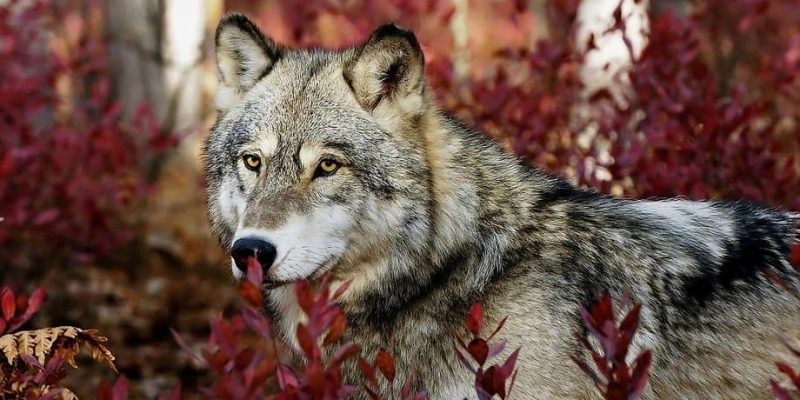
#> input picture TPs/Totalmente resueltos/Obligatorios Modulo 4/images/lobito2.jpg, 800 x 400 px
$ python funciones_procesamiento.py
#> lines starting #> are read from the running program, lines starting #| are printed output that depends on the picture
### TPs/Totalmente resueltos/Obligatorios Modulo 4/image.py
import matplotlib.pyplot as plt
import cv2
import numpy as np

class Imagenes():
    """Crea instancias en las cuales almacena una imgen (array) y cuenta con métodos para interactuar con esta"""

    def __init__(self, image = None, filename:str = ""):
        """Almacena un array 2D o 3D o lo crea a partir de su directorio y nombre"""

        try:
            self.image = np.clip(image,0,255).astype('int16')
            self.fil = self.size()[0] #número de filas
            self.col = self.size()[1] #número de columnas

        except:
            self.image = np.clip(self.loadImage(filename),0,255).astype('int16')
            self.fil = self.size()[0] #número de filas
            self.col = self.size()[1] #número de columnas

        else:
            print("Se creó la imagen sin problemas")

    def loadImage(self, filename:str):
        '''
        Retorna un array correspondiente a una imagen.

        Argumentos:
            -filename (str): dirección correspondiente a una imagen en el almacenamiento
        '''
        im_cv = cv2.imread(filename)
        im_rgb = cv2.cvtColor(im_cv, cv2.COLOR_BGR2RGB)

        return im_rgb

    def showImage(self):
        '''
        Muestra la imagen almacenada en la instancia de clase Imagenes.
        '''
        dpi = 80

        height, width  = self.image.shape[:2]

        figsize = width / float(dpi), height / float(dpi)

        fig = plt.figure(figsize=figsize)
        ax = fig.add_axes([0, 0, 1, 1])

        ax.axis('off')

        ax.imshow(self.image)

        plt.show()

    def size(self):
        '''
        Retorna una tupla correspondiente a las dimensiones de la imagen de la forma (filas, columnas, capas)
        '''
        return self.image.shape

    # [8 lines left out: function saveImage, not called in this run]

def main():
    nueva_imagen = Imagenes(filename = 'images/brainvessels2.jpg')
    nueva_imagen.showImage()
    #print(nueva_imagen.image)

#main()

### TPs/Totalmente resueltos/Obligatorios Modulo 4/funciones_procesamiento.py
from image import Imagenes
import numpy as np
#import seaborn.histplot as plot_histograma
import matplotlib.pyplot as plt
from numpy import log

# [27 lines left out: function ajustarBrillo, not called in this run]

def getHistograma(imagen:'Imagenes'):
    '''
    Retorna una matriz correspondiente al histograma de los canales RGB (repeticiones, canal).

    Argumentos:
        -imagen (Imagenes): instancia de la clase Imagenes a la que se desea obtener sus histogramas, debe ser RGB
    '''

    matriz = imagen.image
    filas = imagen.fil
    columnas = imagen.col
    histograma = np.zeros((256, 3))

    for canal in range(3):
        for fila in range(filas):
            for columna in range(columnas):
                histograma[matriz[fila][columna][canal]][canal] += 1

    return histograma

def plot_histograma(imagen:'Imagenes', rango:int = 256):
    '''
    Grafica el histograma correspondiente a un canal de la instancia Imagenes actual

    Argumentos:
        -imagen (Imagenes): instancia de la clase Imagenes a la que se desea graficar su histograma, debe ser RGB
        -rango (int): cantidad de valores diferentes de píxeles en la matriz de imagen. Valor pre establecido 256.
    '''

    histogram = getHistograma(imagen)

    fig, axs = plt.subplots(nrows=3, ncols=1, figsize = (10, 7), sharex = True)
    fig.tight_layout()

    for plot, canal, numero in zip(axs, ['red', 'green', 'blue'], [0,1,2]):
        plot.bar(x = list(range(rango)), height = histogram[:,numero], color = canal)
        plot.set_title(f'Histograma del canal {canal}')
        plot.set_xlabel('Píxel')
        plot.set_ylabel('Cantidad')

    plt.show()

# [169 lines left out: functions getChannels, contraste, ajustarContraste, logaritmo, aplicarLog, ajustarGamma and 2 more, not called in this run]

def main():
    nueva_imagen = Imagenes(filename = 'images/lobito2.jpg')
#> in loadImage, im_cv is the input picture: shape (400, 800, 3); mean B, G, R 71.1, 80.9, 107.3
    nueva_imagen.showImage()

    #PROBAR IMPLEMENTACIONES UNA A UNA, COMENTAR LAS OTRAS

    # imagen_brillo = ajustarBrillo(nueva_imagen)
    # imagen_brillo.showImage()

    # hist = getHistograma(nueva_imagen)

    plot_histograma(nueva_imagen, 256)
#> in plot_histograma, `plt.show()`:
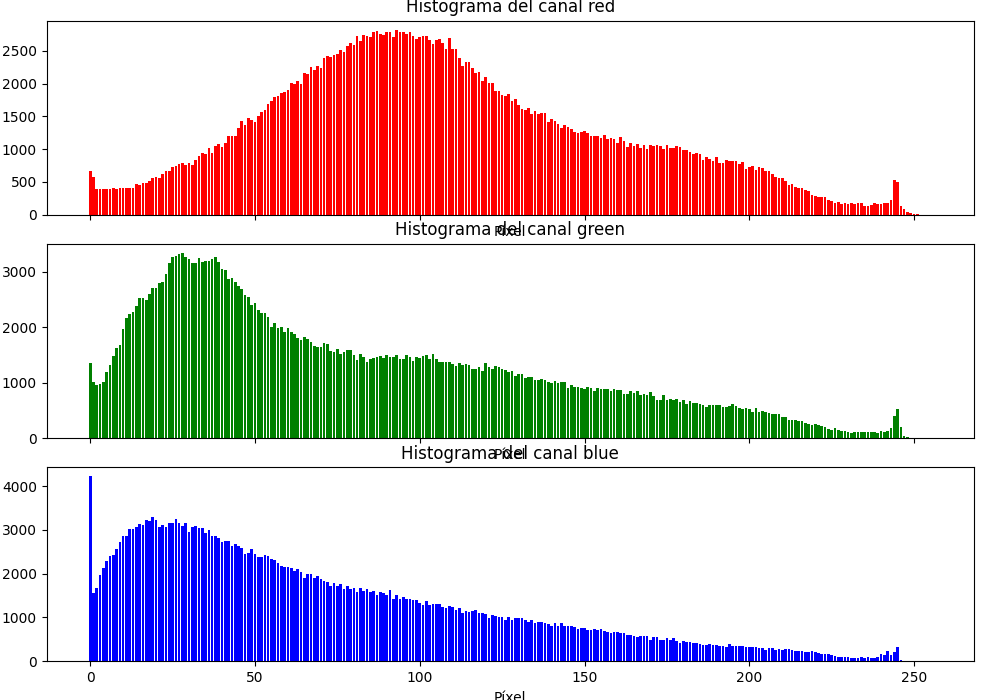
#> figure drawn by matplotlib, 3 panels; panel 3: tallest bar 4224 high, from x = -0.4 to 0.4

    # [23 lines of commented-out code are left out]

main()

$ run again, with TPs/Totalmente resueltos/Obligatorios Modulo 4/images/bote.jpg copied over TPs/Totalmente resueltos/Obligatorios Modulo 4/images/lobito2.jpg
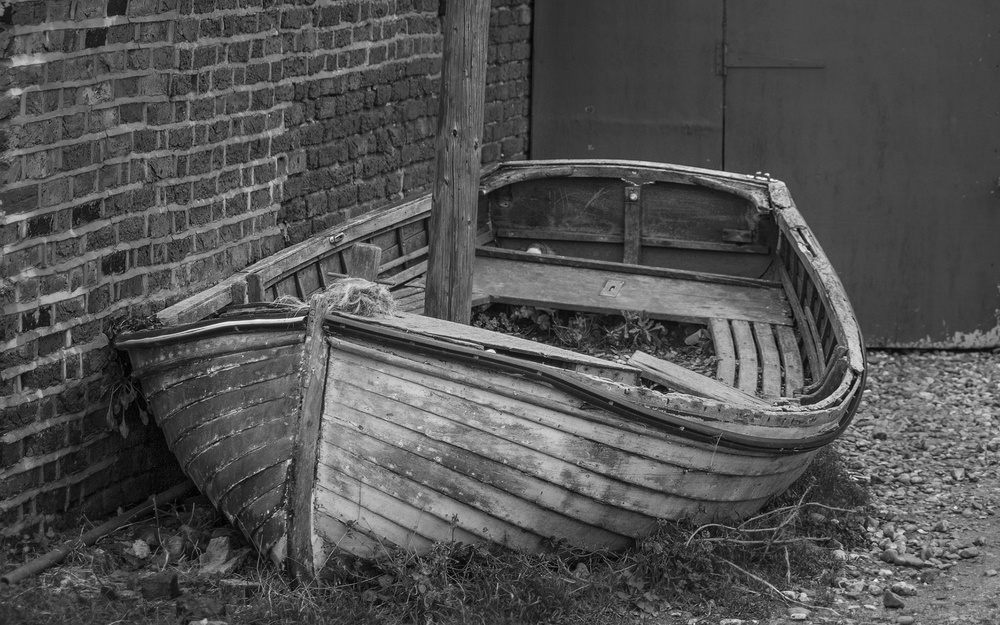
#> input picture TPs/Totalmente resueltos/Obligatorios Modulo 4/images/bote.jpg, 1000 x 625 px, shrunk from 1920 x 1200 before the run
#> in loadImage, im_cv is the input picture: shape (625, 1000, 3); min 0, max 255, mean 82.5
#> in plot_histograma, `plt.show()`:
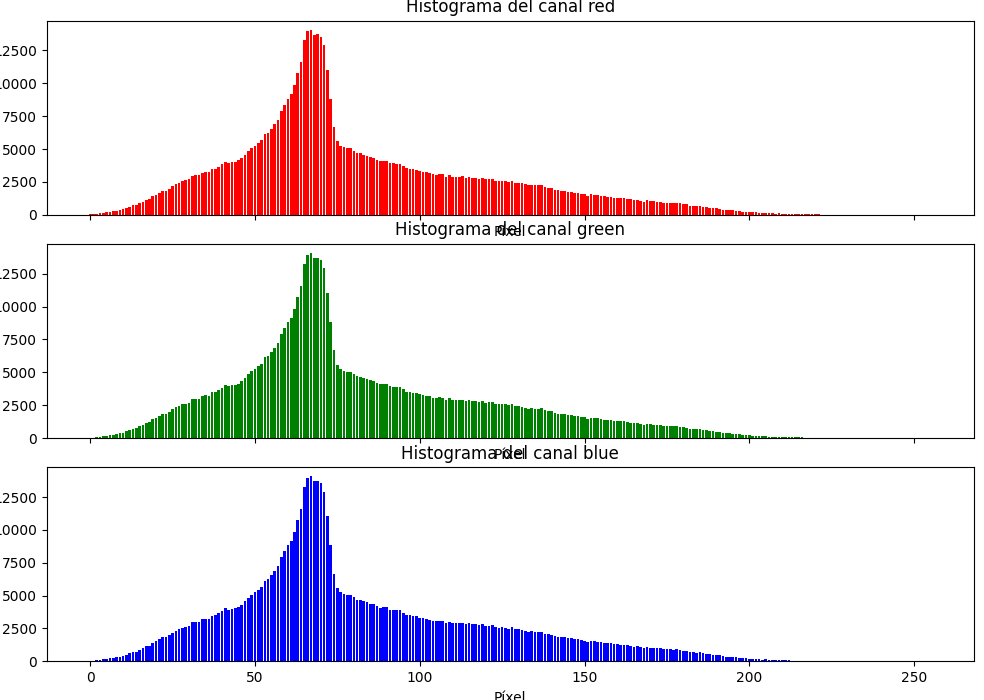
#> figure drawn by matplotlib, 3 panels; panel 3: tallest bar 14078 high, from x = 66.6 to 67.4

$ run again, with TPs/Totalmente resueltos/Obligatorios Modulo 4/images/brainvessels1.jpg copied over TPs/Totalmente resueltos/Obligatorios Modulo 4/images/lobito2.jpg
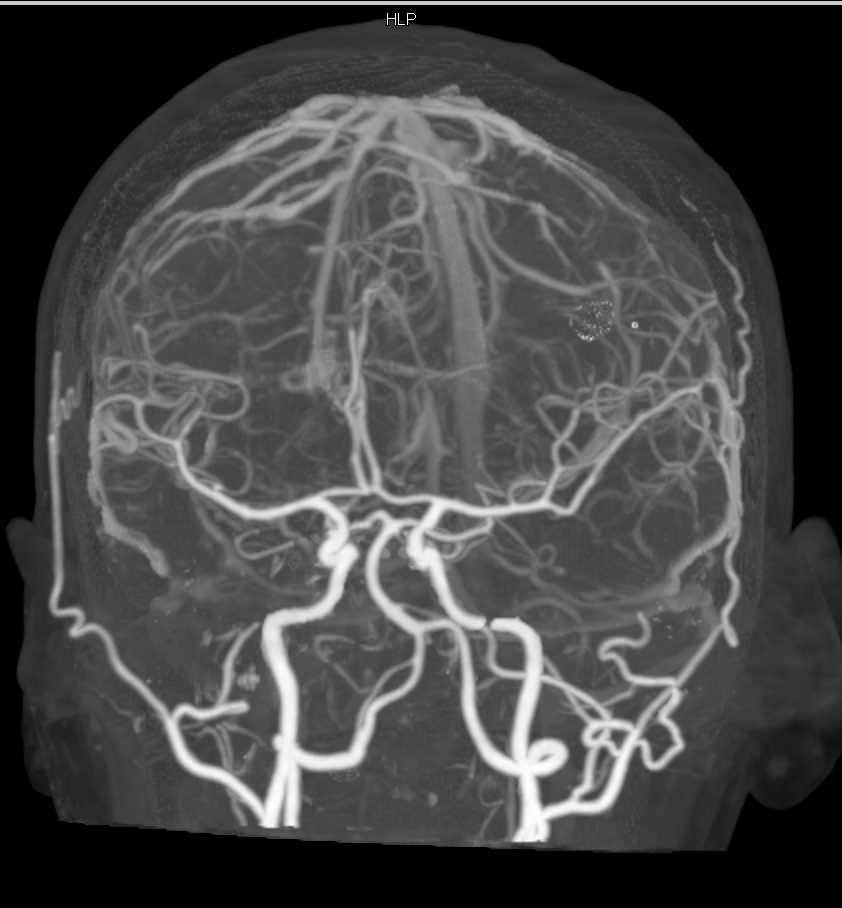
#> input picture TPs/Totalmente resueltos/Obligatorios Modulo 4/images/brainvessels1.jpg, 842 x 908 px
#> in loadImage, im_cv is the input picture: shape (908, 842, 3); min 0, max 255, mean 70.3
#> in plot_histograma, `plt.show()`:
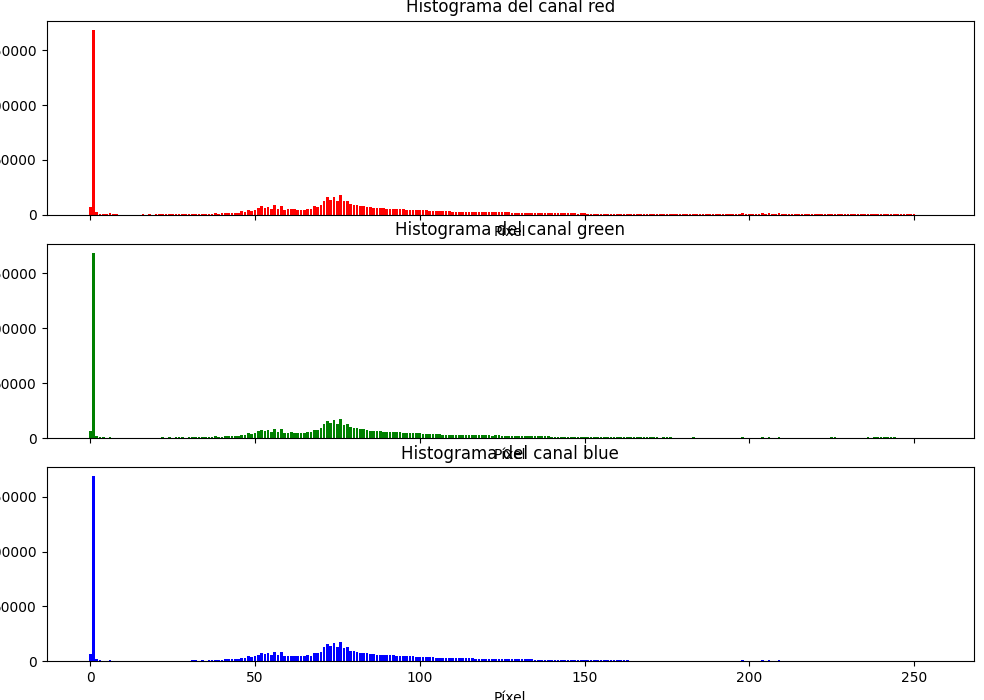
#> figure drawn by matplotlib, 3 panels; panel 3: tallest bar 168603 high, from x = 0.6 to 1.4

$ run again, with TPs/Totalmente resueltos/Obligatorios Modulo 4/images/buildings.jpg copied over TPs/Totalmente resueltos/Obligatorios Modulo 4/images/lobito2.jpg
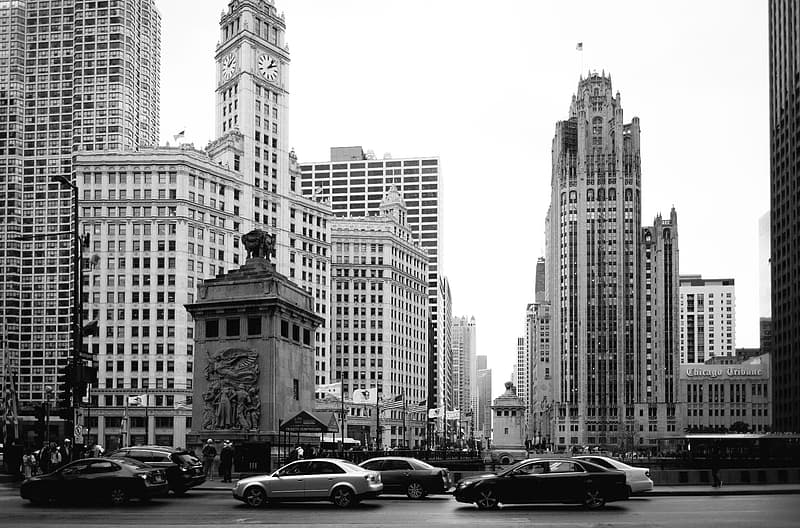
#> input picture TPs/Totalmente resueltos/Obligatorios Modulo 4/images/buildings.jpg, 800 x 528 px
#> in loadImage, im_cv is the input picture: shape (528, 800, 3); min 0, max 255, mean 144.2
#> in plot_histograma, `plt.show()`:
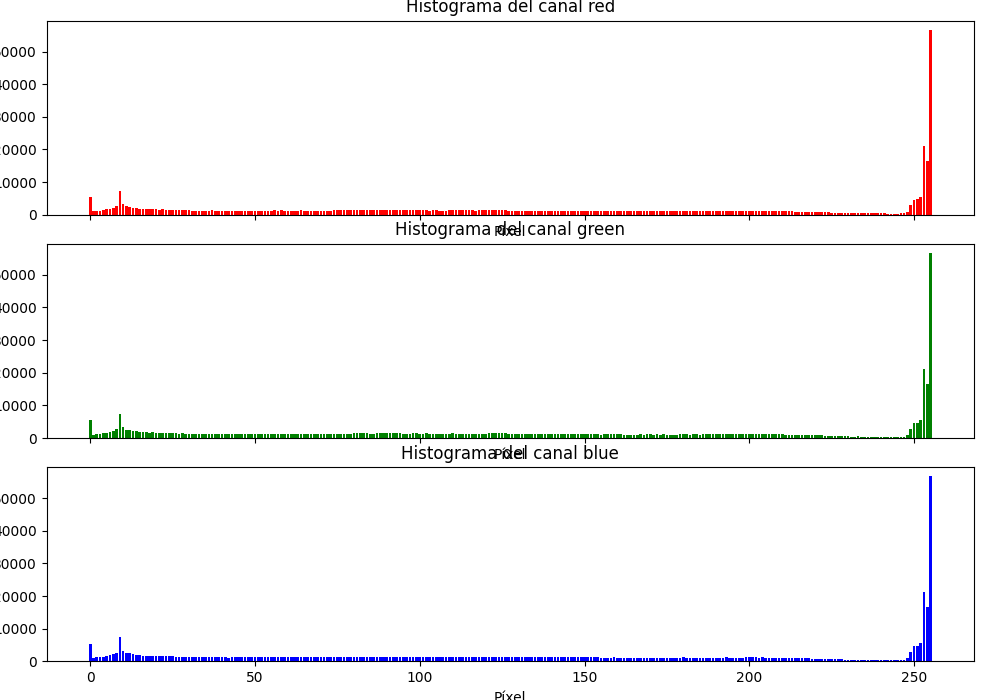
#> figure drawn by matplotlib, 3 panels; panel 3: tallest bar 56692 high, from x = 254.6 to 255.4
